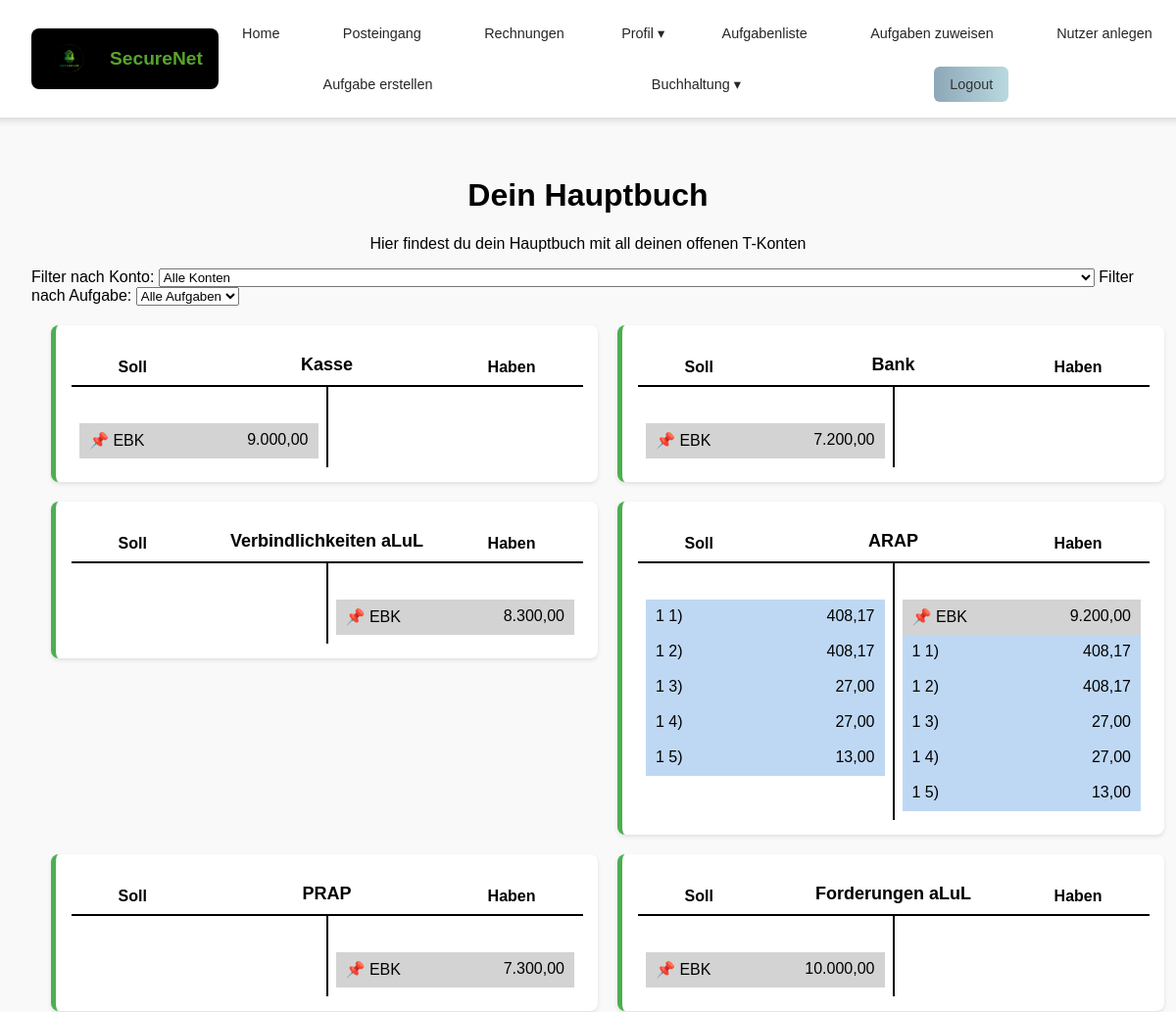
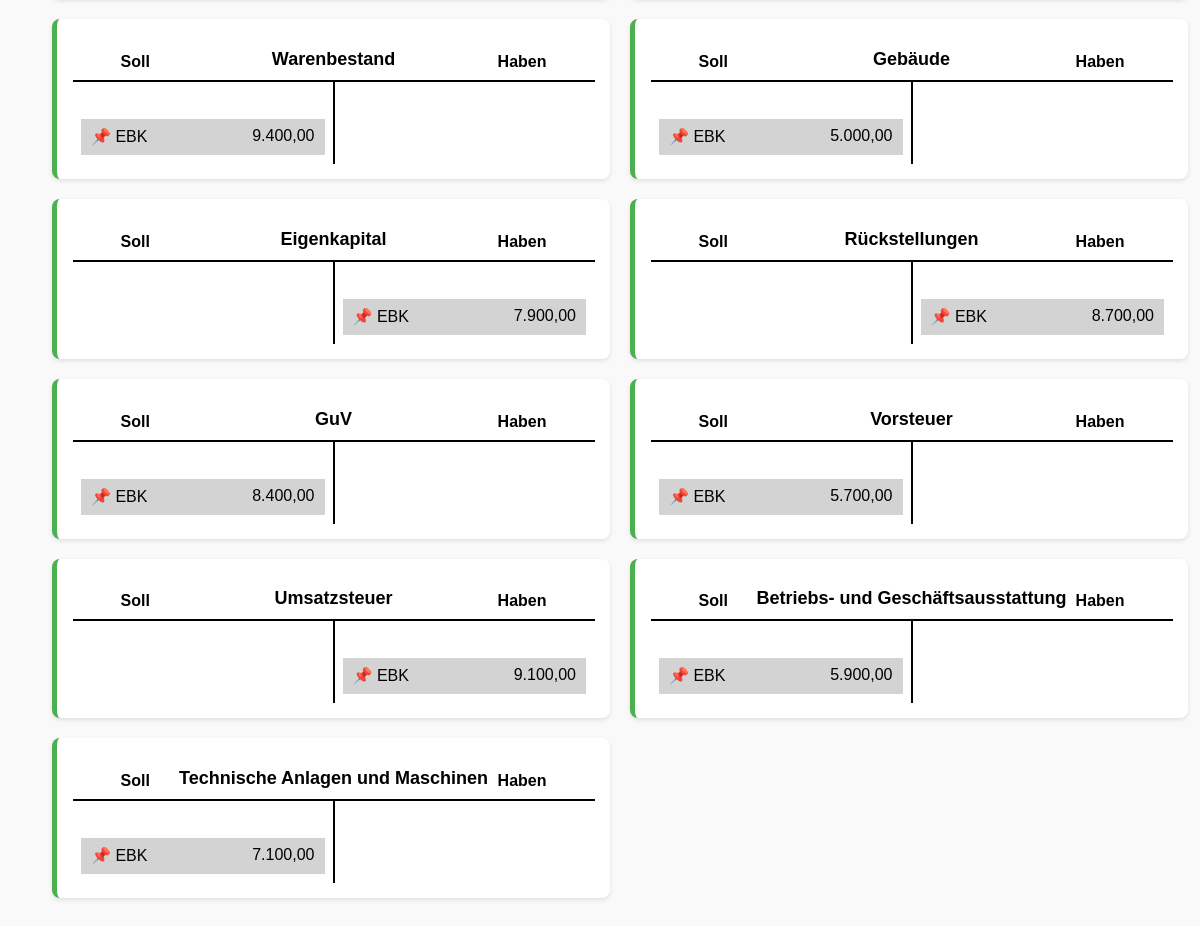
Screenshot of /posts/hauptbuch/ (signed in) with the database file from the repository (2 pictures, top to bottom).
### posts/models.py (models this page shows, shortened)
class Konto(models.Model):
    KATEGORIE_CHOICES = [
        ('Bestandskonto', 'Bestandskonto'),
        ('Erfolgskonto', 'Erfolgskonto'),
    ]
    UNTERKATEGORIE_CHOICES = [
        ('Aktiva', 'Aktiva'),
        ('Passiva', 'Passiva'),
        ('Aufwand', 'Aufwand'),
        ('Ertrag', 'Ertrag'),
    ]
    name = models.CharField(max_length=255)
    kategorie = models.CharField(max_length=20, choices=KATEGORIE_CHOICES, blank=True, null=True)
    unterkategorie = models.CharField(max_length=20, choices=UNTERKATEGORIE_CHOICES, blank=True, null=True)
    kontonummer = models.IntegerField(null=True, blank=True)
    bilanzposition_nummer = models.IntegerField(null=True, blank=True)
    eins = models.CharField(max_length=20, choices=UNTERKATEGORIE_CHOICES, blank=True, null=True)
    erstellt_von = models.ForeignKey(
        settings.AUTH_USER_MODEL, null=True, blank=True,
        on_delete=models.SET_NULL, help_text="Nutzer, der das Konto erstellt hat"
    )
    kontenplan = models.ForeignKey('Kontenplan', null=True, blank=True, on_delete=models.SET_NULL)

class Anfangsbestand(models.Model):
    nutzer = models.ForeignKey(settings.AUTH_USER_MODEL, on_delete=models.CASCADE, related_name="anfangsbestaende")
    konto = models.ForeignKey(Konto, on_delete=models.CASCADE, related_name="anfangsbestaende")
    betrag = models.FloatField()
    class Meta:
        unique_together = ("nutzer", "konto")  # Jeder Nutzer hat für jedes Konto genau einen Eintrag

### posts/views.py (the view)
# urls.py: path('hauptbuch/', views.hauptbuch_view, name='hauptbuch'),
@login_required
def hauptbuch_view(request):
    user = request.user
    generate_user_anfangsbestaende(user)
    anfangsbestaende = Anfangsbestand.objects.filter(nutzer=user)
    buchungen = Buchung.objects.filter(nutzer=user)
    t_konten = build_t_konten(buchungen, anfangsbestaende)
    konten = Konto.objects.all().order_by('name')
    aufgaben_ids = sorted({f"{buchung.aufgabe.id} {buchung.versuch})" for buchung in buchungen})
    return render(request, "posts/hauptbuch.html", {
        "t_konten": t_konten,
        "konten": konten,
        "aufgaben_ids": aufgaben_ids
    })

### posts/templatetags/my_filters.py (called while the page is built)
@register.filter
def german_format(value):
    try:
        return "{:,.2f}".format(abs(float(value))).replace(",", "X").replace(".", ",").replace("X", ".")
    except (ValueError, TypeError):
        return value

### posts/views.py (called while the page is built, shortened)
def safe_parse(val):
    if isinstance(val, str):
        return json.loads(val or "[]")
    return val or []

def generate_color(aufgabe_id):
    hash_value = int(hashlib.md5(str(aufgabe_id).encode(), usedforsecurity=False).hexdigest(), 16)
    hue = hash_value % 360
    return f"hsl({hue}, 70%, 85%)"

def generate_user_anfangsbestaende(user):
    if Anfangsbestand.objects.filter(nutzer=user).exists():
        return  # Bereits vorhanden – nichts tun

### posts/templates/posts/hauptbuch.html (shortened to what this page needs)
{% extends 'master_layout.html' %}
{% load my_filters %}
{% load static %}
{% block css %}
<link rel="stylesheet" href="{% static 'css/hauptbuch.css' %}">
{% endblock %}
{% block content %}
<h1 class="h1">Dein Hauptbuch</h1>
<p class="p">Hier findest du dein Hauptbuch mit all deinen offenen T-Konten</p>
<form>
    <label for="konto_filter">Filter nach Konto:</label>
    <select name="konto" id="konto_filter">
        <option value="">Alle Konten</option>
    </select>
    <label for="aufgabe_filter">Filter nach Aufgabe:</label>
    <select name="aufgabe_id" id="aufgabe_filter">
        <option value="">Alle Aufgaben</option>
    </select>
</form>
<section class="hauptbuch">
    {% for konto, daten in t_konten.items %}
    <div class="konto" data-kontoname="{{ daten.name }}">
        <h2>{{ daten.name }}</h2>
        <table class="hauptbuch-tabelle">
            <thead>
                <tr>
                    <th class="soll">Soll</th>
                    <th class="haben">Haben</th>
                </tr>
            </thead>
            <tbody>
                <tr>
                    <td>
                        <table class="soll-haben-tabelle">
                            {% for aufgabe_id, betrag, farbe in daten.soll %}
                            <tr style="background-color: {{ farbe }};">
                                <td class="konto-name">
                                    {% if aufgabe_id == "EBK" %}📌 EBK{% else %}{{ aufgabe_id }}{% endif %}
                                </td>
                                <td class="betrag">{{ betrag|german_format }}</td>
                            </tr>
                            {% endfor %}
                        </table>
                    </td>
                    <td>
                        <table class="soll-haben-tabelle">
                            {% for aufgabe_id, betrag, farbe in daten.haben %}
                            <tr style="background-color: {{ farbe }};">
                                <td class="konto-name">
                                    {% if aufgabe_id == "EBK" %}📌 EBK{% else %}{{ aufgabe_id }}{% endif %}
                                </td>
                                <td class="betrag">{{ betrag|german_format }}</td>
                            </tr>
                            {% endfor %}
                        </table>
                    </td>
                </tr>
            </tbody>
        </table>
    </div>
    {% endfor %}
</section>
{% endblock %}

### staticfiles/css/master_layout.css (style rules this page uses)
body { margin: 0; padding: 0; font-family: Arial, sans-serif; background-color: #f9f9f9; }

### static_root_dev/css/hauptbuch.css (style rules this page uses)
.hauptbuch { display: grid; grid-template-columns: repeat(2, 1fr); gap: 20px; padding: 20px; align-items: flex-start; border-collapse: collapse; width: 100%; }
.h1, .p { text-align: center; }
.konto { background: white; padding: 15px; border-radius: 8px; box-shadow: 0 2px 4px rgba(0, 0, 0, 0.1); border-left: 5px solid #4CAF50; text-align: center; align-items: flex-start; }
.konto h2 { font-size: 18px; margin-bottom: 10px; }
.konto table { width: 100%; border-collapse: collapse; table-layout: fixed; }
.konto td { padding: 8px; border: 1px solid transparent; vertical-align: top; }
.soll-haben-tabelle td { border: none !important; padding: 8px 12px; }
.konto-name { text-align: left; padding-left: 10px; }
.betrag { text-align: right; padding-right: 10px; }
.soll, .haben { position: absolute; top: -34px; font-weight: bold; padding: 5px 10px; }
.soll { text-align: left; padding-left: 3rem; }
.haben { text-align: right; padding-right: 3rem; }
.soll-haben-tabelle td:first-child { text-align: left; padding-left: 10px; }
.soll-haben-tabelle td:last-child { text-align: right; padding-right: 10px; }
.hauptbuch tr { border-radius: 5px; transition: background-color 0.3s ease-in-out; }
.hauptbuch thead th { border-top: 2px solid black !important; position: relative; z-index: 2; }
.hauptbuch th:nth-child(2) { border-left: 2px solid black !important; }
.hauptbuch > .konto > table > tbody > tr > td:nth-child(2) { border-left: 2px solid black !important; position: relative; }
.hauptbuch > .konto > table thead th:nth-child(2) { position: relative; }
.hauptbuch table td { height: 20px; }

### rows the page displays
Konto: name "Kasse"
Anfangsbestand: soll "9.000,00"
Konto: name "Bank"
Anfangsbestand: soll "7.200,00"
Konto: name "Verbindlichkeiten aLuL"
Anfangsbestand: haben "8.300,00"
Konto: name "ARAP"
Anfangsbestand: haben "9.200,00"
Konto: name "PRAP"
Anfangsbestand: haben "7.300,00"
Konto: name "Forderungen aLuL"
Anfangsbestand: soll "10.000,00"
Konto: name "Warenbestand"
Anfangsbestand: soll "9.400,00"
Konto: name "Gebäude"
Anfangsbestand: soll "5.000,00"
Konto: name "Eigenkapital"
Anfangsbestand: haben "7.900,00"
Konto: name "Rückstellungen"
Anfangsbestand: haben "8.700,00"
Konto: name "GuV"
Anfangsbestand: soll "8.400,00"
Konto: name "Vorsteuer"
Anfangsbestand: soll "5.700,00"
Konto: name "Umsatzsteuer"
Anfangsbestand: haben "9.100,00"
Konto: name "Betriebs- und Geschäftsausstattung"
Anfangsbestand: soll "5.900,00"
Konto: name "Technische Anlagen und Maschinen"
Anfangsbestand: soll "7.100,00"

### other values shown
{{ aufgabe_id }} "1 1)" "1 2)" "1 3)" "1 4)" "1 5)"
{{ betrag|german_format }} "408,17" "408,17" "27,00" "27,00" "13,00"
